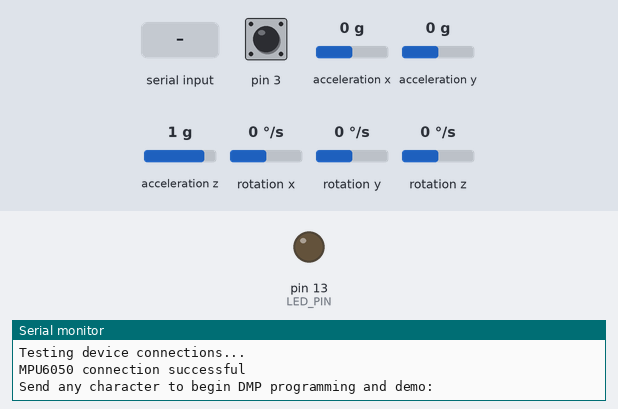
This sketch was run on a simulated Arduino Leonardo, built with avr-gcc and run on an emulated ATmega32U4. Shown: output pins drawn as LEDs (lit = HIGH), the last lines printed to the serial monitor. Dashed ring = blinking. The test bench sets the inputs (shaded band); at power-on: acceleration z 1 g, acceleration x 0 g, acceleration y 0 g, rotation z 0 °/s, pin 3 HIGH, rotation x 0 °/s, rotation y 0 °/s. The sensor or clock chip raises its interrupt line as the real part does.

Above: at 0.8 s.
0.9 s: "1\n" received over Serial
At 2.54 s:
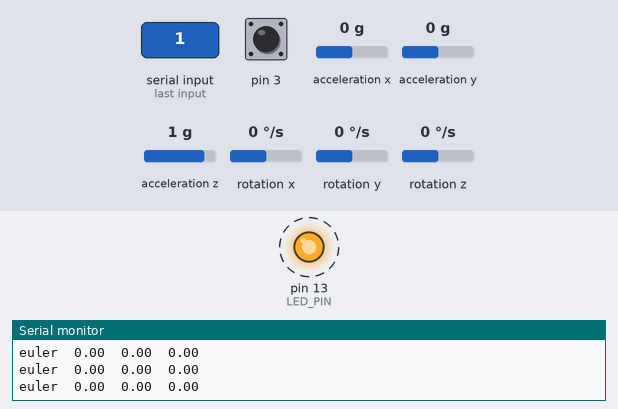
3.9 s: acceleration z set to -1.4 g
6.9 s: acceleration x set to -1.4 g
9.9 s: acceleration y set to -1.4 g
12.9 s: rotation z set to 100 °/s
15.9 s: pin 3 pulled LOW for 3.2 s
Timing chart, 0 to 21.6 s (numbered marks = the images above; inputs shaded):
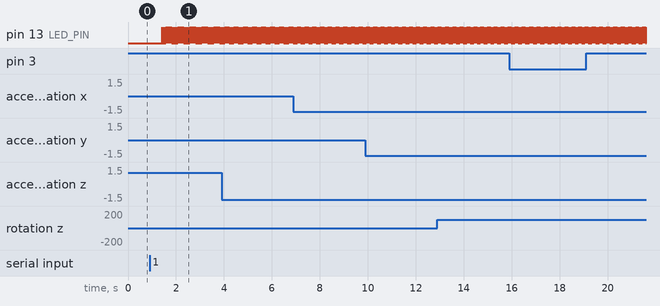

The sketch:

MPU6050_DMP6.ino
```cpp
// I2C device class (I2Cdev) demonstration Arduino sketch for MPU6050 class using DMP (MotionApps v2.0)
// 6/21/2012 by Jeff Rowberg <jeff@rowberg.net>
// Updates should (hopefully) always be available at https://github.com/jrowberg/i2cdevlib
//
// Changelog:
//      2013-05-08 - added seamless Fastwire support
//                 - added note about gyro calibration
//      2012-06-21 - added note about Arduino 1.0.1 + Leonardo compatibility error
//      2012-06-20 - improved FIFO overflow handling and simplified read process
//      2012-06-19 - completely rearranged DMP initialization code and simplification
//      2012-06-13 - pull gyro and accel data from FIFO packet instead of reading directly
//      2012-06-09 - fix broken FIFO read sequence and change interrupt detection to RISING
//      2012-06-05 - add gravity-compensated initial reference frame acceleration output
//                 - add 3D math helper file to DMP6 example sketch
//                 - add Euler output and Yaw/Pitch/Roll output formats
//      2012-06-04 - remove accel offset clearing for better results (thanks Sungon Lee)
//      2012-06-01 - fixed gyro sensitivity to be 2000 deg/sec instead of 250
//      2012-05-30 - basic DMP initialization working

/* ============================================
I2Cdev device library code is placed under the MIT license
Copyright (c) 2012 Jeff Rowberg

Permission is hereby granted, free of charge, to any person obtaining a copy
of this software and associated documentation files (the "Software"), to deal
in the Software without restriction, including without limitation the rights
to use, copy, modify, merge, publish, distribute, sublicense, and/or sell
copies of the Software, and to permit persons to whom the Software is
furnished to do so, subject to the following conditions:

The above copyright notice and this permission notice shall be included in
all copies or substantial portions of the Software.

THE SOFTWARE IS PROVIDED "AS IS", WITHOUT WARRANTY OF ANY KIND, EXPRESS OR
IMPLIED, INCLUDING BUT NOT LIMITED TO THE WARRANTIES OF MERCHANTABILITY,
FITNESS FOR A PARTICULAR PURPOSE AND NONINFRINGEMENT. IN NO EVENT SHALL THE
AUTHORS OR COPYRIGHT HOLDERS BE LIABLE FOR ANY CLAIM, DAMAGES OR OTHER
LIABILITY, WHETHER IN AN ACTION OF CONTRACT, TORT OR OTHERWISE, ARISING FROM,
OUT OF OR IN CONNECTION WITH THE SOFTWARE OR THE USE OR OTHER DEALINGS IN
THE SOFTWARE.
===============================================
*/

// I2Cdev and MPU6050 must be installed as libraries, or else the .cpp/.h files
// for both classes must be in the include path of your project
#include "I2Cdev.h"

#include "MPU6050_6Axis_MotionApps20.h"
//#include "MPU6050.h" // not necessary if using MotionApps include file

// Arduino Wire library is required if I2Cdev I2CDEV_ARDUINO_WIRE implementation
// is used in I2Cdev.h
#if I2CDEV_IMPLEMENTATION == I2CDEV_ARDUINO_WIRE
    #include "Wire.h"
#endif

// class default I2C address is 0x68
// specific I2C addresses may be passed as a parameter here
// AD0 low = 0x68 (default for SparkFun breakout and InvenSense evaluation board)
// AD0 high = 0x69
MPU6050 mpu;
//MPU6050 mpu(0x69); // <-- use for AD0 high

/* =========================================================================
   NOTE: In addition to connection 3.3v, GND, SDA, and SCL, this sketch
   depends on the MPU-6050's INT pin being connected to the Arduino's
   external interrupt #0 pin. On the Arduino Uno and Mega 2560, this is
   digital I/O pin 2.
 * ========================================================================= */

/* =========================================================================
   NOTE: Arduino v1.0.1 with the Leonardo board generates a compile error
   when using Serial.write(buf, len). The Teapot output uses this method.
   The solution requires a modification to the Arduino USBAPI.h file, which
   is fortunately simple, but annoying. This will be fixed in the next IDE
   release. For more info, see these links:

   http://arduino.cc/forum/index.php/topic,109987.0.html
   http://code.google.com/p/arduino/issues/detail?id=958
 * ========================================================================= */


// uncomment "OUTPUT_READABLE_QUATERNION" if you want to see the actual
// quaternion components in a [w, x, y, z] format (not best for parsing
// on a remote host such as Processing or something though)
//#define OUTPUT_READABLE_QUATERNION

// uncomment "OUTPUT_READABLE_EULER" if you want to see Euler angles
// (in degrees) calculated from the quaternions coming from the FIFO.
// Note that Euler angles suffer from gimbal lock (for more info, see
// http://en.wikipedia.org/wiki/Gimbal_lock)
#define OUTPUT_READABLE_EULER

// uncomment "OUTPUT_READABLE_YAWPITCHROLL" if you want to see the yaw/
// pitch/roll angles (in degrees) calculated from the quaternions coming
// from the FIFO. Note this also requires gravity vector calculations.
// Also note that yaw/pitch/roll angles suffer from gimbal lock (for
// more info, see: http://en.wikipedia.org/wiki/Gimbal_lock)
//#define OUTPUT_READABLE_YAWPITCHROLL

// uncomment "OUTPUT_READABLE_REALACCEL" if you want to see acceleration
// components with gravity removed. This acceleration reference frame is
// not compensated for orientation, so +X is always +X according to the
// sensor, just without the effects of gravity. If you want acceleration
// compensated for orientation, us OUTPUT_READABLE_WORLDACCEL instead.
//#define OUTPUT_READABLE_REALACCEL

// uncomment "OUTPUT_READABLE_WORLDACCEL" if you want to see acceleration
// components with gravity removed and adjusted for the world frame of
// reference (yaw is relative to initial orientation, since no magnetometer
// is present in this case). Could be quite handy in some cases.
//#define OUTPUT_READABLE_WORLDACCEL

// uncomment "OUTPUT_TEAPOT" if you want output that matches the
// format used for the InvenSense teapot demo
//#define OUTPUT_TEAPOT


#define LED_PIN 13 // (Arduino is 13, Teensy is 11, Teensy++ is 6)
bool blinkState = false;

// MPU control/status vars
bool dmpReady = false;  // set true if DMP init was successful
uint8_t mpuIntStatus;   // holds actual interrupt status byte from MPU
uint8_t devStatus;      // return status after each device operation (0 = success, !0 = error)
uint16_t packetSize;    // expected DMP packet size (default is 42 bytes)
uint16_t fifoCount;     // count of all bytes currently in FIFO
uint8_t fifoBuffer[64]; // FIFO storage buffer

// orientation/motion vars
Quaternion q;           // [w, x, y, z]         quaternion container
VectorInt16 aa;         // [x, y, z]            accel sensor measurements
VectorInt16 aaReal;     // [x, y, z]            gravity-free accel sensor measurements
VectorInt16 aaWorld;    // [x, y, z]            world-frame accel sensor measurements
VectorFloat gravity;    // [x, y, z]            gravity vector
float euler[3];         // [psi, theta, phi]    Euler angle container
float ypr[3];           // [yaw, pitch, roll]   yaw/pitch/roll container and gravity vector

// packet structure for InvenSense teapot demo
uint8_t teapotPacket[14] = { '$', 0x02, 0,0, 0,0, 0,0, 0,0, 0x00, 0x00, '\r', '\n' };


// ================================================================
// ===               INTERRUPT DETECTION ROUTINE                ===
// ================================================================

volatile bool mpuInterrupt = false;     // indicates whether MPU interrupt pin has gone high
void dmpDataReady() {
    mpuInterrupt = true;
}


// ================================================================
// ===                      INITIAL SETUP                       ===
// ================================================================

void setup() {
    // join I2C bus (I2Cdev library doesn't do this automatically)
    #if I2CDEV_IMPLEMENTATION == I2CDEV_ARDUINO_WIRE
        Wire.begin();
        TWBR = 24; // 400kHz I2C clock (200kHz if CPU is 8MHz)
    #elif I2CDEV_IMPLEMENTATION == I2CDEV_BUILTIN_FASTWIRE
        Fastwire::setup(400, true);
    #endif

    // initialize serial communication
    // (115200 chosen because it is required for Teapot Demo output, but it's
    // really up to you depending on your project)
    Serial.begin(115200);
    while (!Serial); // wait for Leonardo enumeration, others continue immediately

    // NOTE: 8MHz or slower host processors, like the Teensy @ 3.3v or Ardunio
    // Pro Mini running at 3.3v, cannot handle this baud rate reliably due to
    // the baud timing being too misaligned with processor ticks. You must use
    // 38400 or slower in these cases, or use some kind of external separate
    // crystal solution for the UART timer.

    // initialize device
    Serial.println(F("Initializing I2C devices..."));
    mpu.initialize();

    // verify connection
    Serial.println(F("Testing device connections..."));
    Serial.println(mpu.testConnection() ? F("MPU6050 connection successful") : F("MPU6050 connection failed"));

    // wait for ready
    Serial.println(F("\nSend any character to begin DMP programming and demo: "));
    while (Serial.available() && Serial.read()); // empty buffer
    while (!Serial.available());                 // wait for data
    while (Serial.available() && Serial.read()); // empty buffer again

    // load and configure the DMP
    Serial.println(F("Initializing DMP..."));
    devStatus = mpu.dmpInitialize();

    // supply your own gyro offsets here, scaled for min sensitivity
    mpu.setXGyroOffset(-36);
    mpu.setYGyroOffset(-124);
    mpu.setZGyroOffset(30);
    mpu.setZAccelOffset(1801); // 1688 factory default for my test chip
    mpu.setYAccelOffset(3117);
    mpu.setXAccelOffset(-1387);

    // make sure it worked (returns 0 if so)
    if (devStatus == 0) {
        // turn on the DMP, now that it's ready
        Serial.println(F("Enabling DMP..."));
        mpu.setDMPEnabled(true);

        // enable Arduino interrupt detection
        Serial.println(F("Enabling interrupt detection (Arduino external interrupt 0)..."));
        attachInterrupt(0, dmpDataReady, RISING);
        mpuIntStatus = mpu.getIntStatus();

        // set our DMP Ready flag so the main loop() function knows it's okay to use it
        Serial.println(F("DMP ready! Waiting for first interrupt..."));
        dmpReady = true;

        // get expected DMP packet size for later comparison
        packetSize = mpu.dmpGetFIFOPacketSize();
    } else {
        // ERROR!
        // 1 = initial memory load failed
        // 2 = DMP configuration updates failed
        // (if it's going to break, usually the code will be 1)
        Serial.print(F("DMP Initialization failed (code "));
        Serial.print(devStatus);
        Serial.println(F(")"));
    }

    // configure LED for output
    pinMode(LED_PIN, OUTPUT);
}


// ================================================================
// ===                    MAIN PROGRAM LOOP                     ===
// ================================================================

void loop() {
    // if programming failed, don't try to do anything
    if (!dmpReady) return;

    // wait for MPU interrupt or extra packet(s) available
    while (!mpuInterrupt && fifoCount < packetSize) {
        // other program behavior stuff here
        // .
        // .
        // .
        // if you are really paranoid you can frequently test in between other
        // stuff to see if mpuInterrupt is true, and if so, "break;" from the
        // while() loop to immediately process the MPU data
        // .
        // .
        // .
    }

    // reset interrupt flag and get INT_STATUS byte
    mpuInterrupt = false;
    mpuIntStatus = mpu.getIntStatus();

    // get current FIFO count
    fifoCount = mpu.getFIFOCount();

    // check for overflow (this should never happen unless our code is too inefficient)
    if ((mpuIntStatus & 0x10) || fifoCount == 1024) {
        // reset so we can continue cleanly
        mpu.resetFIFO();
        Serial.println(F("FIFO overflow!"));

    // otherwise, check for DMP data ready interrupt (this should happen frequently)
    } else if (mpuIntStatus & 0x02) {
        // wait for correct available data length, should be a VERY short wait
        while (fifoCount < packetSize) fifoCount = mpu.getFIFOCount();

        // read a packet from FIFO
        mpu.getFIFOBytes(fifoBuffer, packetSize);

        // track FIFO count here in case there is > 1 packet available
        // (this lets us immediately read more without waiting for an interrupt)
        fifoCount -= packetSize;

        #ifdef OUTPUT_READABLE_QUATERNION
            // display quaternion values in easy matrix form: w x y z
            mpu.dmpGetQuaternion(&q, fifoBuffer);
            Serial.print("quat\t");
            Serial.print(q.w);
            Serial.print("\t");
            Serial.print(q.x);
            Serial.print("\t");
            Serial.print(q.y);
            Serial.print("\t");
            Serial.println(q.z);
        #endif

        #ifdef OUTPUT_READABLE_EULER
            // display Euler angles in degrees
            mpu.dmpGetQuaternion(&q, fifoBuffer);
            mpu.dmpGetEuler(euler, &q);
            Serial.print("euler\t");
            Serial.print(euler[0] * 180/M_PI);
            Serial.print("\t");
            Serial.print(euler[1] * 180/M_PI);
            Serial.print("\t");
            Serial.println(euler[2] * 180/M_PI);
        #endif

        #ifdef OUTPUT_READABLE_YAWPITCHROLL
            // display Euler angles in degrees
            mpu.dmpGetQuaternion(&q, fifoBuffer);
            mpu.dmpGetGravity(&gravity, &q);
            mpu.dmpGetYawPitchRoll(ypr, &q, &gravity);
            Serial.print("ypr\t");
            Serial.print(ypr[0] * 180/M_PI);
            Serial.print("\t");
            Serial.print(ypr[1] * 180/M_PI);
            Serial.print("\t");
            Serial.println(ypr[2] * 180/M_PI);
        #endif

        #ifdef OUTPUT_READABLE_REALACCEL
            // display real acceleration, adjusted to remove gravity
            mpu.dmpGetQuaternion(&q, fifoBuffer);
            mpu.dmpGetAccel(&aa, fifoBuffer);
            mpu.dmpGetGravity(&gravity, &q);
            mpu.dmpGetLinearAccel(&aaReal, &aa, &gravity);
            Serial.print("areal\t");
            Serial.print(aaReal.x);
            Serial.print("\t");
            Serial.print(aaReal.y);
            Serial.print("\t");
            Serial.println(aaReal.z);
        #endif

        #ifdef OUTPUT_READABLE_WORLDACCEL
            // display initial world-frame acceleration, adjusted to remove gravity
            // and rotated based on known orientation from quaternion
            mpu.dmpGetQuaternion(&q, fifoBuffer);
            mpu.dmpGetAccel(&aa, fifoBuffer);
            mpu.dmpGetGravity(&gravity, &q);
            mpu.dmpGetLinearAccel(&aaReal, &aa, &gravity);
            mpu.dmpGetLinearAccelInWorld(&aaWorld, &aaReal, &q);
            Serial.print("aworld\t");
            Serial.print(aaWorld.x);
            Serial.print("\t");
            Serial.print(aaWorld.y);
            Serial.print("\t");
            Serial.println(aaWorld.z);
        #endif

        #ifdef OUTPUT_TEAPOT
            // display quaternion values in InvenSense Teapot demo format:
            teapotPacket[2] = fifoBuffer[0];
            teapotPacket[3] = fifoBuffer[1];
            teapotPacket[4] = fifoBuffer[4];
            teapotPacket[5] = fifoBuffer[5];
            teapotPacket[6] = fifoBuffer[8];
            teapotPacket[7] = fifoBuffer[9];
            teapotPacket[8] = fifoBuffer[12];
            teapotPacket[9] = fifoBuffer[13];
            Serial.write(teapotPacket, 14);
            teapotPacket[11]++; // packetCount, loops at 0xFF on purpose
        #endif

        // blink LED to indicate activity
        blinkState = !blinkState;
        digitalWrite(LED_PIN, blinkState);
    }
}
```

Measured:
- after the input at 0.9 s, pin 13 (LED_PIN): alternates HIGH for 0.01 s and LOW for 0.01 s, starting after 0.52 s
